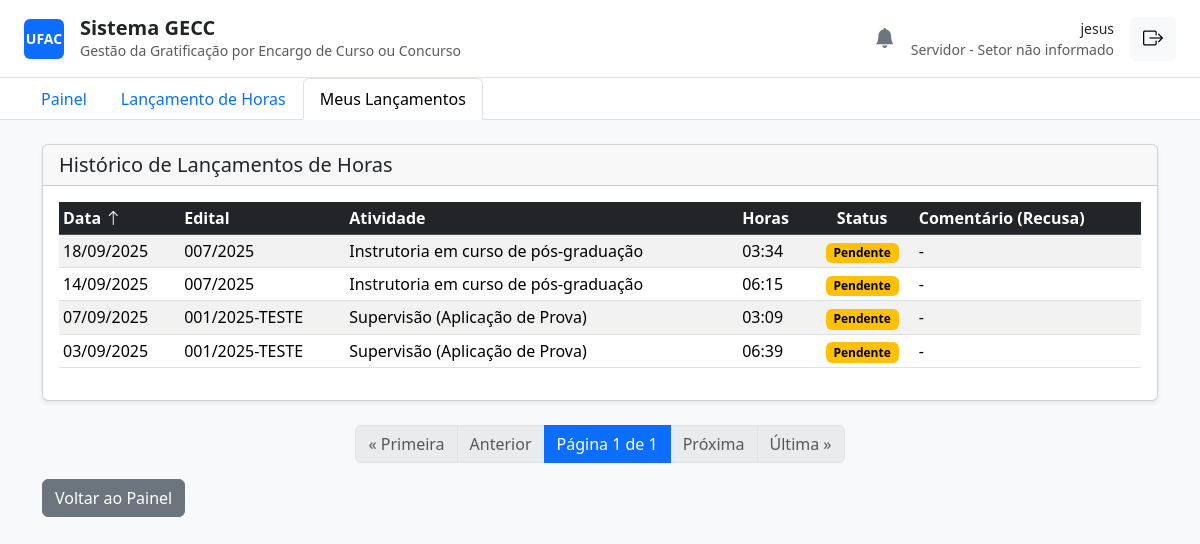
Page /servidor/meus-lancamentos/ (signed in) on the earlier database version.
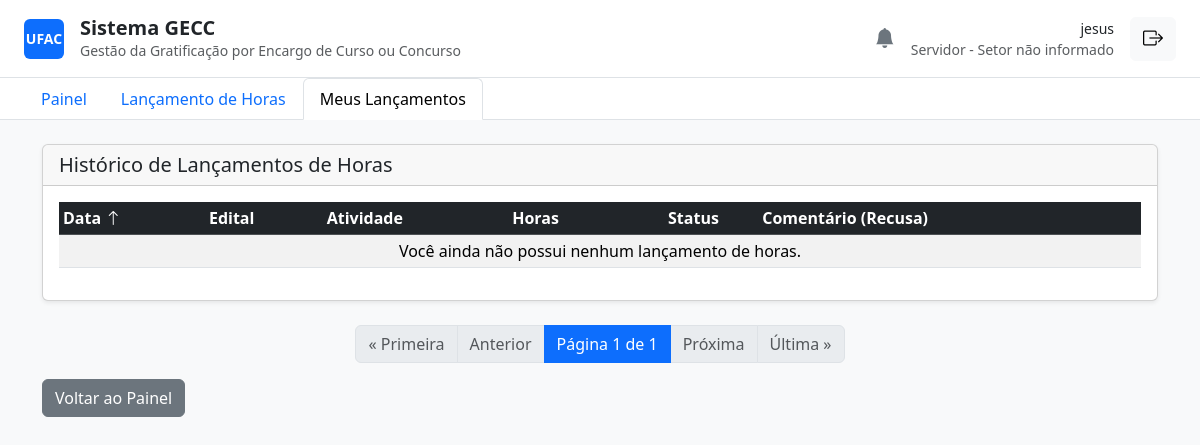
Same page on the later database version.
### core/models.py (models this page shows, shortened)
class ServidorProfile(models.Model):
    FUNCAO_CHOICES = [
        ("Servidor", "Servidor"),
        ("Unidade Demandante", "Unidade Demandante"),
        ("PRODGEP/PROPEG", "PRODGEP/PROPEG"),
    ]
    STATUS_CHOICES = [
        ("Aguardando Homologação", "Aguardando Homologação"),
        ("Homologado", "Homologado"),
        ("Recusado", "Recusado"),
    ]
    TITULACAO_CHOICES = [
        ('Graduação', 'Graduação'),
        ('Especialização', 'Especialização'),
        ('Mestrado', 'Mestrado'),
        ('Doutorado', 'Doutorado'),
        ('Pós-Doutorado', 'Pós-Doutorado'),
    ]
    user = models.OneToOneField(User, on_delete=models.CASCADE)
    siape = models.CharField(max_length=20, unique=True, null=True, blank=True)
    cpf = models.CharField(max_length=14, unique=True, null=True, blank=True)
    setor = models.CharField(max_length=100, blank=True)
    funcao = models.CharField(max_length=30, choices=FUNCAO_CHOICES, default="Servidor")
    status = models.CharField(max_length=30, choices=STATUS_CHOICES, default="Aguardando Homologação")
    telefone = models.CharField(max_length=20, blank=True)
    limite_horas_anual = models.IntegerField(default=120)
    horas_utilizadas = models.IntegerField(default=0)
    titulacao = models.CharField(max_length=20, choices=TITULACAO_CHOICES, null=True, blank=True)
    unidade = models.ForeignKey(Unidade, on_delete=models.SET_NULL, null=True, blank=True, related_name='servidores')

class LancamentoHoras(models.Model):
    STATUS_CHOICES = [
        ("Pendente", "Pendente"),
        ("Aprovado", "Aprovado"),
        ("Recusado", "Recusado"),
        ('Homologado', 'Homologado'),
        ('Revertido', 'Revertido pela PRODGEP'),
    ]
    servidor = models.ForeignKey(User, on_delete=models.CASCADE, related_name="lancamentos")
    edital = models.ForeignKey(Edital, on_delete=models.CASCADE, related_name="lancamentos")
    atividade = models.ForeignKey(Atividade, on_delete=models.CASCADE, related_name="lancamentos")
    data = models.DateField()
    horas = models.DecimalField(max_digits=5, decimal_places=2, validators=[MinValueValidator(0.1)])
    descricao_justificativa = models.TextField()
    status = models.CharField(max_length=20, choices=STATUS_CHOICES, default="Pendente")
    comentario_recusa = models.TextField(blank=True)
    validado_por = models.ForeignKey(
        User,
        on_delete=models.PROTECT,
        related_name="lancamentos_validados",
        null=True,
        blank=True,
    )
    created_at = models.DateTimeField(auto_now_add=True)
    updated_at = models.DateTimeField(auto_now=True)
    class Meta:
        verbose_name = "Lançamento de Hora"
        verbose_name_plural = "Lançamentos de Horas"
        ordering = ["-data"]

class Edital(models.Model):
    STATUS_CHOICES = [
        ("Rascunho", "Rascunho"),
        ("Aguardando Homologação", "Aguardando Homologação"),
        ("Homologado", "Homologado"),
        ("Recusado", "Recusado"),
        ("Ativo", "Ativo"),
        ("Finalizado", "Finalizado"),
    ]
    numero_edital = models.CharField(max_length=50, unique=True)
    titulo = models.CharField(max_length=255)
    descricao = models.TextField(blank=True)
    unidade_demandante_nome = models.CharField(max_length=255)
    data_inicio = models.DateField()
    data_fim = models.DateField()
    status = models.CharField(max_length=30, choices=STATUS_CHOICES, default="Rascunho")
    justificativa_recusa = models.TextField(blank=True, null=True)
    valor_empenho = models.DecimalField(max_digits=12, decimal_places=2, default=0.00)
    criado_por = models.ForeignKey(User, on_delete=models.PROTECT, related_name="editais_criados")
    homologado_por = models.ForeignKey(
        User,
        on_delete=models.PROTECT,
        related_name="editais_homologados",
        null=True,
        blank=True,
    )
    created_at = models.DateTimeField(auto_now_add=True)
    updated_at = models.DateTimeField(auto_now=True)
    class Meta:
        verbose_name = "Edital"
        verbose_name_plural = "Editais"
        ordering = ["-data_inicio"]

class Atividade(models.Model):
    tipo = models.ForeignKey(TipoAtividade, on_delete=models.PROTECT, related_name="atividades_criadas")
    edital = models.ForeignKey(Edital, on_delete=models.CASCADE, related_name="atividades")
    descricao = models.TextField()
    servidores_alocados = models.ManyToManyField(User, related_name="atividades_alocadas", blank=True)
    created_at = models.DateTimeField(auto_now_add=True)
    updated_at = models.DateTimeField(auto_now=True)
    class Meta:
        verbose_name = "Atividade do Edital"
        verbose_name_plural = "Atividades do Edital"

class TipoAtividade(models.Model):
    GRUPO_CHOICES = [
        ("Instrutoria", "Instrutoria"),
        ("Banca", "Banca Examinadora"),
        ("Logistica", "Logística"),
        ("Aplicacao", "Aplicação de Prova"),
    ]
    VINCULO_CHOICES = [
        ('Concurso', 'Concurso Público'),
        ('Processo', 'Processo Seletivo'),
        ('Ambos', 'Ambos'),
    ]
    grupo = models.CharField(max_length=20, choices=GRUPO_CHOICES)
    nome = models.CharField(max_length=255, unique=True)
    valor_hora = models.DecimalField(max_digits=10, decimal_places=2, validators=[MinValueValidator(0)])
    vinculo = models.CharField(max_length=10, choices=VINCULO_CHOICES, default='Ambos')
    class Meta:
        verbose_name = "Tipo de Atividade (Catálogo)"
        verbose_name_plural = "Tipos de Atividade (Catálogo)"
        ordering = ["grupo", "nome"]

### core/decorators.py (the view)
        def wrapper(request, *args, **kwargs):
            if not request.user.is_authenticated:
                return redirect('login')
            try:
                if request.user.servidorprofile.funcao in allowed_roles:
                    return view_func(request, *args, **kwargs)
                else:
                    return redirect('painel')
            except AttributeError:
                return redirect('painel')

### core/templatetags/hour_filters.py (called while the page is built)
@register.filter
def decimal_to_hhmm(decimal_hours):
    if decimal_hours is None:
        return ""
    try:
        hours = int(decimal_hours)
        minutes = int((decimal_hours * 60) % 60)
        return f"{hours:02d}:{minutes:02d}"
    except (ValueError, TypeError):
        return ""

### core/views.py (called while the page is built)
@login_required
@servidor_required
def historico_lancamentos(request):
    lancamentos_list = LancamentoHoras.objects.filter(servidor=request.user)
    sort_param = request.GET.get('sort', '-data')
    allowed_sort_fields = [
        'data', 'edital__numero_edital', 'atividade__tipo__nome', 'horas', 'status'
    ]
    sort_field_clean = sort_param.lstrip('-')
    if sort_field_clean in allowed_sort_fields:
        lancamentos_list = lancamentos_list.order_by(sort_param)
    paginator = Paginator(lancamentos_list, 15)
    page_number = request.GET.get('page')
    page_obj = paginator.get_page(page_number)
    context = {
        'page_obj': page_obj,
        'current_sort': sort_param
    }
    return render(request, 'historico_lancamentos.html', context)

### core/templates/historico_lancamentos.html (shortened to what this page needs)
{% extends 'base.html' %}
{% load hour_filters %}
{% block content %}
<div class="card shadow-sm">
    <div class="card-header">
        <h3 class="h5 mb-0">Histórico de Lançamentos de Horas</h3>
    </div>
    <div class="card-body">
        <table class="table table-striped table-hover table-sm">
            <thead class="table-dark">
                <tr>
                    <th><a class="text-white text-decoration-none" href="?sort={% if current_sort == 'data' %}-data{% else %}data{% endif %}">Data {% if 'data' in current_sort %}<i class="bi bi-arrow-{% if current_sort|slice:":1" == '-' %}up{% else %}down{% endif %}"></i>{% endif %}</a></th>
                    <th><a class="text-white text-decoration-none" href="?sort={% if current_sort == 'edital__numero_edital' %}-edital__numero_edital{% else %}edital__numero_edital{% endif %}">Edital </a></th>
                    <th><a class="text-white text-decoration-none" href="?sort={% if current_sort == 'atividade__tipo__nome' %}-atividade__tipo__nome{% else %}atividade__tipo__nome{% endif %}">Atividade </a></th>
                    <th><a class="text-white text-decoration-none" href="?sort={% if current_sort == 'horas' %}-horas{% else %}horas{% endif %}">Horas </a></th>
                    <th class="text-center"><a class="text-white text-decoration-none" href="?sort={% if current_sort == 'status' %}-status{% else %}status{% endif %}">Status </a></th>
                    <th>Comentário (Recusa)</th>
                </tr>
            </thead>
            <tbody>
                {% for lancamento in page_obj %}
                <tr>
                    <td>{{ lancamento.data|date:"d/m/Y" }}</td>
                    <td>{{ lancamento.edital.numero_edital }}</td>
                    <td>{{ lancamento.atividade.tipo.nome }}</td>
                    <td>{{ lancamento.horas|decimal_to_hhmm }}</td>
                    <td class="text-center">
                        {% if lancamento.status == 'Pendente' %}<span class="badge text-bg-warning">Pendente</span>
                        {% elif lancamento.status == 'Aprovado' %}<span class="badge text-bg-info">Aprovado</span>
                        {% elif lancamento.status == 'Homologado' %}<span class="badge text-bg-success">Homologado</span>
                        {% elif lancamento.status == 'Recusado' %}<span class="badge text-bg-danger">Recusado</span>
                        {% elif lancamento.status == 'Revertido' %}<span class="badge text-bg-secondary">Revertido</span>
                        {% endif %}
                    </td>
                    <td>{{ lancamento.comentario_recusa|default:"-" }}</td>
                </tr>
                {% empty %}
                <tr>
                    <td colspan="6" class="text-center">Você ainda não possui nenhum lançamento de horas.</td>
                </tr>
                {% endfor %}
            </tbody>
        </table>
    </div>
</div>
<nav aria-label="Navegação de página" class="mt-4">
    <ul class="pagination justify-content-center">
        {% if page_obj.has_previous %}
            <li class="page-item"><a class="page-link" href="?page=1&sort={{ current_sort }}">&laquo; Primeira</a></li>
            <li class="page-item"><a class="page-link" href="?page={{ page_obj.previous_page_number }}&sort={{ current_sort }}">Anterior</a></li>
        {% else %}
            <li class="page-item disabled"><span class="page-link">&laquo; Primeira</span></li>
            <li class="page-item disabled"><span class="page-link">Anterior</span></li>
        {% endif %}
        <li class="page-item active" aria-current="page"><span class="page-link">Página {{ page_obj.number }} de {{ page_obj.paginator.num_pages }}</span></li>
        {% if page_obj.has_next %}
            <li class="page-item"><a class="page-link" href="?page={{ page_obj.next_page_number }}&sort={{ current_sort }}">Próxima</a></li>
            <li class="page-item"><a class="page-link" href="?page={{ page_obj.paginator.num_pages }}&sort={{ current_sort }}">Última &raquo;</a></li>
        {% else %}
            <li class="page-item disabled"><span class="page-link">Próxima</span></li>
            <li class="page-item disabled"><span class="page-link">Última &raquo;</span></li>
        {% endif %}
    </ul>
</nav>
<div class="mt-3">
    <a href="{% url 'painel' %}" class="btn btn-secondary">Voltar ao Painel</a>
</div>
{% endblock %}

### core/templates/base.html (shortened to what this page needs)
<!DOCTYPE html>
<html lang="pt-br">
<head>
    <link href="https://cdn.jsdelivr.net/npm/bootstrap@5.3.3/dist/css/bootstrap.min.css" rel="stylesheet">
    <link rel="stylesheet" href="https://cdn.jsdelivr.net/npm/bootstrap-icons@1.11.3/font/bootstrap-icons.min.css">
</head>
<body class="bg-light">
    {% block header %}
    <header class="bg-white border-bottom px-4 py-3">
        <div class="d-flex justify-content-between align-items-center">
            <div class="d-flex align-items-center">
                <div class="bg-primary rounded d-flex align-items-center justify-content-center me-3" style="width: 40px; height: 40px;">
                    <span class="text-white fw-bold small">UFAC</span>
                </div>
                <div>
                    <h1 class="h5 mb-0 fw-semibold">Sistema GECC</h1>
                    <p class="small text-muted mb-0">Gestão da Gratificação por Encargo de Curso ou Concurso</p>
                </div>
            </div>
            <div class="d-flex align-items-center">
                {% if user.is_authenticated %}
                    <div class="dropdown me-3">
                        <a href="#" class="text-secondary position-relative" id="notificationDropdown" data-bs-toggle="dropdown" aria-expanded="false">
                            <i class="bi bi-bell-fill fs-5"></i>
                        </a>
                    </div>
                    <div class="text-end me-3">
                        <a href="{% url 'meu_perfil' %}" class="text-decoration-none">
                            <p class="mb-0 fw-medium small text-dark">{{ user.get_full_name|default:user.username }}</p>
                        </a>
                        <p class="small text-muted mb-0">
                            {{ user.servidorprofile.funcao }} - {{ user.servidorprofile.setor|default:"Setor não informado" }}
                        </p>
                    </div>
                    <form action="{% url 'logout' %}" method="post">
                        <button type="submit" class="btn btn-light" title="Sair">
                            <i class="bi bi-box-arrow-right fs-5"></i>
                        </button>
                    </form>
                {% endif %}
            </div>
        </div>
    </header>
    {% endblock header %}
    {% block navigation %}
    {% if user.is_authenticated %}
        <nav class="bg-white border-bottom px-4">
            <ul class="nav nav-tabs border-0">
                <li class="nav-item">
                    <a class="nav-link {% if request.resolver_match.url_name == 'painel' %}active{% endif %}" href="{% url 'painel' %}">Painel</a>
                </li>
                {% if user.servidorprofile.funcao == 'Servidor' %}
                    <li class="nav-item">
                        <a class="nav-link {% if 'lancar-horas' in request.path %}active{% endif %}" href="{% url 'lancar_horas' %}">Lançamento de Horas</a>
                    </li>
                    <li class="nav-item">
                        <a class="nav-link {% if 'meus-lancamentos' in request.path %}active{% endif %}" href="{% url 'historico_lancamentos' %}">Meus Lançamentos</a>
                    </li>
                {% endif %}
            </ul>
        </nav>
    {% endif %}
    {% endblock navigation %}
    <main class="container my-4">
{% block content %}{% endblock %}
    </main>
</body>
</html>

Differences in the rows shown:
removed LancamentoHoras: data "18/09/2025", edital.numero_edital "007/2025", atividade.tipo.nome "Instrutoria em curso de pós-graduação", horas|decimal_to_hhmm "03:34", status "Pendente", comentario_recusa "-"
removed LancamentoHoras: data "14/09/2025", edital.numero_edital "007/2025", atividade.tipo.nome "Instrutoria em curso de pós-graduação", horas|decimal_to_hhmm "06:15", status "Pendente", comentario_recusa "-"
removed LancamentoHoras: data "07/09/2025", edital.numero_edital "001/2025-TESTE", atividade.tipo.nome "Supervisão (Aplicação de Prova)", horas|decimal_to_hhmm "03:09", status "Pendente", comentario_recusa "-"
removed LancamentoHoras: data "03/09/2025", edital.numero_edital "001/2025-TESTE", atividade.tipo.nome "Supervisão (Aplicação de Prova)", horas|decimal_to_hhmm "06:39", status "Pendente", comentario_recusa "-"
Other differences:
text now shown: "Você ainda não possui nenhum lançamento de horas."
